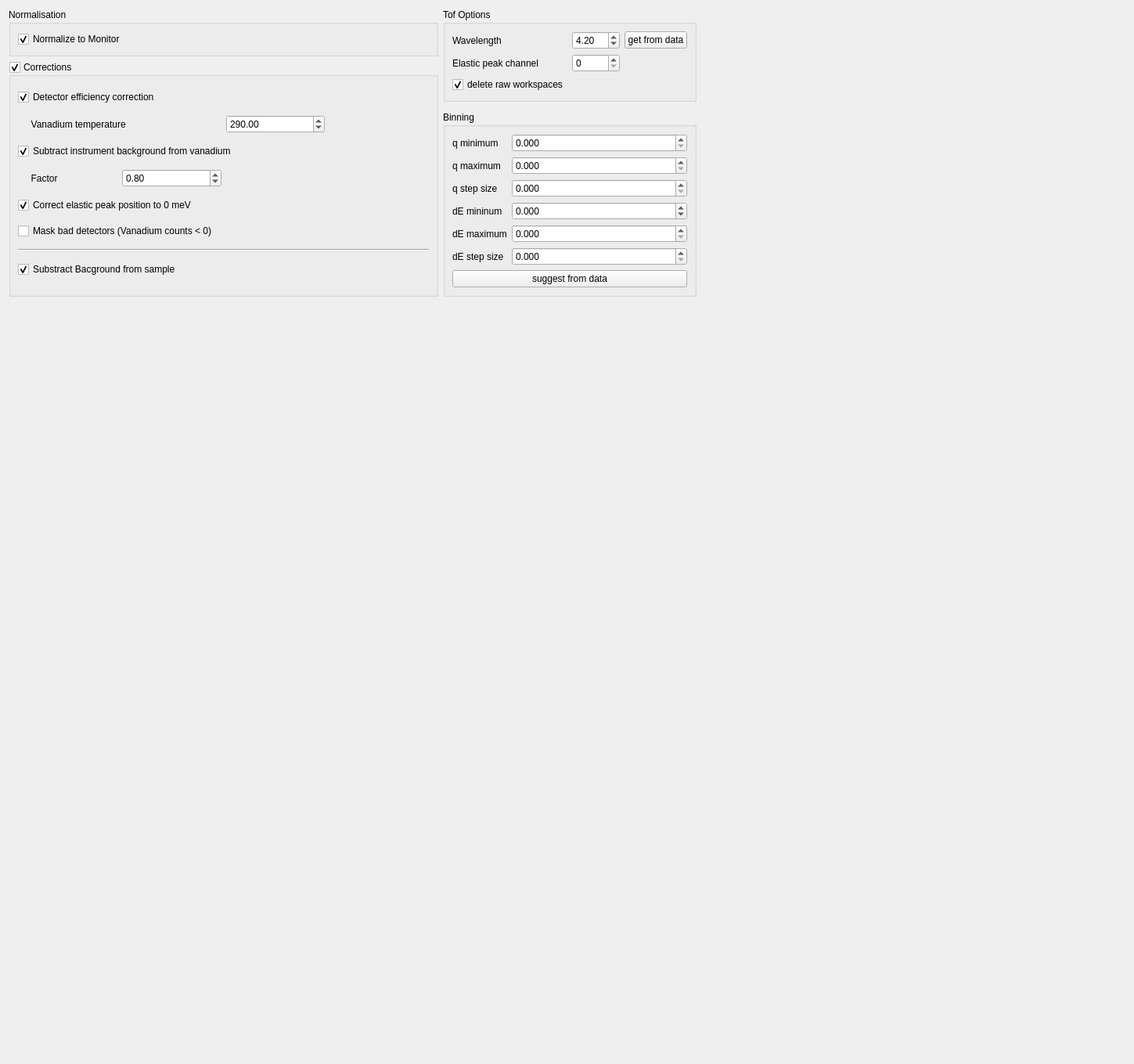
<?xml version="1.0" encoding="UTF-8"?>
<ui version="4.0">
 <class>Form</class>
 <widget class="QWidget" name="Form">
  <property name="geometry">
   <rect>
    <x>0</x>
    <y>0</y>
    <width>1449</width>
    <height>1359</height>
   </rect>
  </property>
  <property name="windowTitle">
   <string>Form</string>
  </property>
  <layout class="QGridLayout" name="gridLayout">
   <item row="8" column="0">
    <spacer name="verticalSpacer">
     <property name="orientation">
      <enum>Qt::Vertical</enum>
     </property>
     <property name="sizeHint" stdset="0">
      <size>
       <width>20</width>
       <height>40</height>
      </size>
     </property>
    </spacer>
   </item>
   <item row="0" column="2">
    <spacer name="horizontalSpacer">
     <property name="orientation">
      <enum>Qt::Horizontal</enum>
     </property>
     <property name="sizeHint" stdset="0">
      <size>
       <width>40</width>
       <height>20</height>
      </size>
     </property>
    </spacer>
   </item>
   <item row="0" column="0">
    <widget class="QGroupBox" name="gB_normalisation">
     <property name="title">
      <string>Normalisation</string>
     </property>
     <layout class="QHBoxLayout" name="horizontalLayout_5">
      <item>
       <widget class="QCheckBox" name="cB_monitor_normalization">
        <property name="text">
         <string>Normalize to Monitor</string>
        </property>
        <property name="checked">
         <bool>true</bool>
        </property>
       </widget>
      </item>
      <item>
       <spacer name="horizontalSpacer_5">
        <property name="orientation">
         <enum>Qt::Horizontal</enum>
        </property>
        <property name="sizeHint" stdset="0">
         <size>
          <width>40</width>
          <height>20</height>
         </size>
        </property>
       </spacer>
      </item>
     </layout>
    </widget>
   </item>
   <item row="3" column="1">
    <widget class="QGroupBox" name="gB_binning">
     <property name="title">
      <string>Binning</string>
     </property>
     <layout class="QFormLayout" name="formLayout">
      <item row="0" column="0">
       <widget class="QLabel" name="l_qmin">
        <property name="text">
         <string>q minimum</string>
        </property>
       </widget>
      </item>
      <item row="0" column="1">
       <widget class="QDoubleSpinBox" name="dSB_qmin">
        <property name="decimals">
         <number>3</number>
        </property>
       </widget>
      </item>
      <item row="1" column="0">
       <widget class="QLabel" name="l_qmax">
        <property name="text">
         <string>q maximum</string>
        </property>
       </widget>
      </item>
      <item row="1" column="1">
       <widget class="QDoubleSpinBox" name="dSB_qmax">
        <property name="decimals">
         <number>3</number>
        </property>
       </widget>
      </item>
      <item row="2" column="0">
       <widget class="QLabel" name="l_qstep">
        <property name="text">
         <string>q step size</string>
        </property>
       </widget>
      </item>
      <item row="2" column="1">
       <widget class="QDoubleSpinBox" name="dSB_qstep">
        <property name="decimals">
         <number>3</number>
        </property>
       </widget>
      </item>
      <item row="3" column="0">
       <widget class="QLabel" name="l_dEmin">
        <property name="text">
         <string>dE mininum</string>
        </property>
       </widget>
      </item>
      <item row="3" column="1">
       <widget class="QDoubleSpinBox" name="dSB_dEmin">
        <property name="decimals">
         <number>3</number>
        </property>
        <property name="minimum">
         <double>-99.000000000000000</double>
        </property>
       </widget>
      </item>
      <item row="4" column="0">
       <widget class="QLabel" name="l_dEmax">
        <property name="text">
         <string>dE maximum</string>
        </property>
       </widget>
      </item>
      <item row="4" column="1">
       <widget class="QDoubleSpinBox" name="dSB_dEmax">
        <property name="decimals">
         <number>3</number>
        </property>
       </widget>
      </item>
      <item row="5" column="0">
       <widget class="QLabel" name="l_dEstep">
        <property name="text">
         <string>dE step size</string>
        </property>
       </widget>
      </item>
      <item row="5" column="1">
       <widget class="QDoubleSpinBox" name="dSB_dEstep">
        <property name="decimals">
         <number>3</number>
        </property>
       </widget>
      </item>
      <item row="6" column="0" colspan="2">
       <widget class="QPushButton" name="pB_estimate">
        <property name="text">
         <string>suggest from data</string>
        </property>
       </widget>
      </item>
     </layout>
    </widget>
   </item>
   <item row="0" column="1" rowspan="2">
    <widget class="QGroupBox" name="gB_tof_options">
     <property name="title">
      <string>Tof Options</string>
     </property>
     <layout class="QGridLayout" name="gridLayout_2">
      <item row="0" column="2">
       <widget class="QPushButton" name="pB_get_wavelength">
        <property name="text">
         <string>get from data</string>
        </property>
       </widget>
      </item>
      <item row="1" column="1">
       <widget class="QSpinBox" name="SB_epp_channel">
        <property name="maximum">
         <number>10000</number>
        </property>
       </widget>
      </item>
      <item row="0" column="0">
       <widget class="QLabel" name="l_wavelength">
        <property name="text">
         <string>Wavelength</string>
        </property>
       </widget>
      </item>
      <item row="1" column="0">
       <widget class="QLabel" name="l_epp_corr">
        <property name="text">
         <string>Elastic peak channel</string>
        </property>
       </widget>
      </item>
      <item row="0" column="1">
       <widget class="QDoubleSpinBox" name="dSB_wavelength">
        <property name="maximum">
         <double>10.000000000000000</double>
        </property>
        <property name="value">
         <double>4.200000000000000</double>
        </property>
       </widget>
      </item>
      <item row="2" column="0">
       <widget class="QCheckBox" name="cB_delete_raw">
        <property name="text">
         <string>delete raw workspaces</string>
        </property>
        <property name="checked">
         <bool>true</bool>
        </property>
       </widget>
      </item>
     </layout>
    </widget>
   </item>
   <item row="1" column="0" rowspan="3">
    <widget class="QGroupBox" name="gB_corrections">
     <property name="title">
      <string>Corrections</string>
     </property>
     <property name="checkable">
      <bool>true</bool>
     </property>
     <property name="checked">
      <bool>true</bool>
     </property>
     <layout class="QGridLayout" name="gridLayout_5">
      <item row="12" column="0" colspan="3">
       <widget class="QCheckBox" name="cB_correct_elastic_peak_position">
        <property name="text">
         <string>Correct elastic peak position to 0 meV</string>
        </property>
        <property name="checked">
         <bool>true</bool>
        </property>
       </widget>
      </item>
      <item row="15" column="0" colspan="4">
       <widget class="QCheckBox" name="cB_substract_background">
        <property name="text">
         <string>Substract Bacground from sample</string>
        </property>
        <property name="checked">
         <bool>true</bool>
        </property>
       </widget>
      </item>
      <item row="11" column="1">
       <widget class="QDoubleSpinBox" name="dSB_background_factor">
        <property name="maximum">
         <double>10.000000000000000</double>
        </property>
        <property name="singleStep">
         <double>0.100000000000000</double>
        </property>
        <property name="value">
         <double>0.800000000000000</double>
        </property>
       </widget>
      </item>
      <item row="10" column="0" colspan="4">
       <widget class="QCheckBox" name="cB_substract_background_from_vanadium">
        <property name="text">
         <string>Subtract instrument background from vanadium</string>
        </property>
        <property name="checked">
         <bool>true</bool>
        </property>
       </widget>
      </item>
      <item row="0" column="0" colspan="4">
       <widget class="QCheckBox" name="cB_det_efficency">
        <property name="text">
         <string>Detector efficiency correction</string>
        </property>
        <property name="checked">
         <bool>true</bool>
        </property>
       </widget>
      </item>
      <item row="1" column="2">
       <widget class="QDoubleSpinBox" name="dSB_vanadium_temperature">
        <property name="maximum">
         <double>999.000000000000000</double>
        </property>
        <property name="value">
         <double>290.000000000000000</double>
        </property>
       </widget>
      </item>
      <item row="11" column="0">
       <widget class="QLabel" name="l_background_factor">
        <property name="text">
         <string>     Factor</string>
        </property>
       </widget>
      </item>
      <item row="14" column="0" colspan="4">
       <widget class="Line" name="line">
        <property name="orientation">
         <enum>Qt::Horizontal</enum>
        </property>
       </widget>
      </item>
      <item row="1" column="0" colspan="2">
       <widget class="QLabel" name="l_vanadium_temperature">
        <property name="text">
         <string>     Vanadium temperature</string>
        </property>
       </widget>
      </item>
      <item row="13" column="0" colspan="4">
       <widget class="QCheckBox" name="cB_mask_bad_detectors">
        <property name="text">
         <string>Mask bad detectors (Vanadium counts &lt; 0)</string>
        </property>
       </widget>
      </item>
     </layout>
    </widget>
   </item>
  </layout>
 </widget>
 <resources/>
 <connections/>
</ui>
